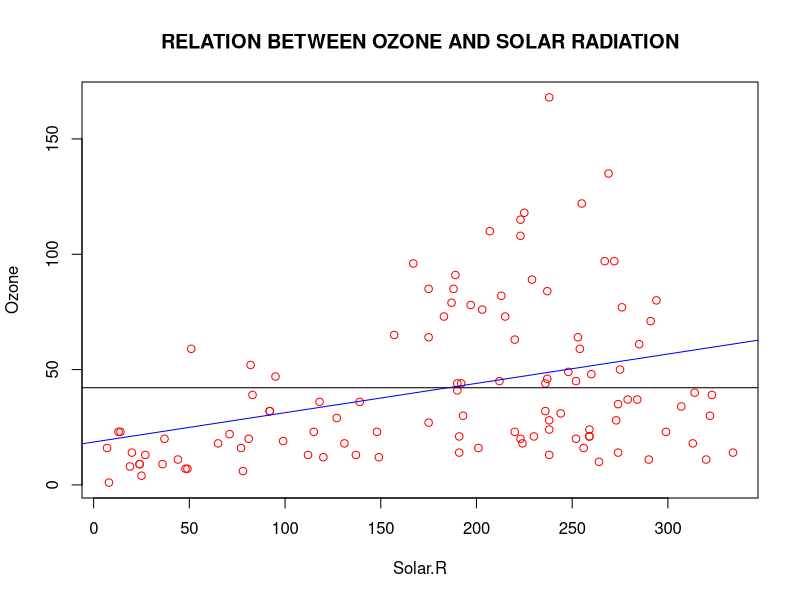
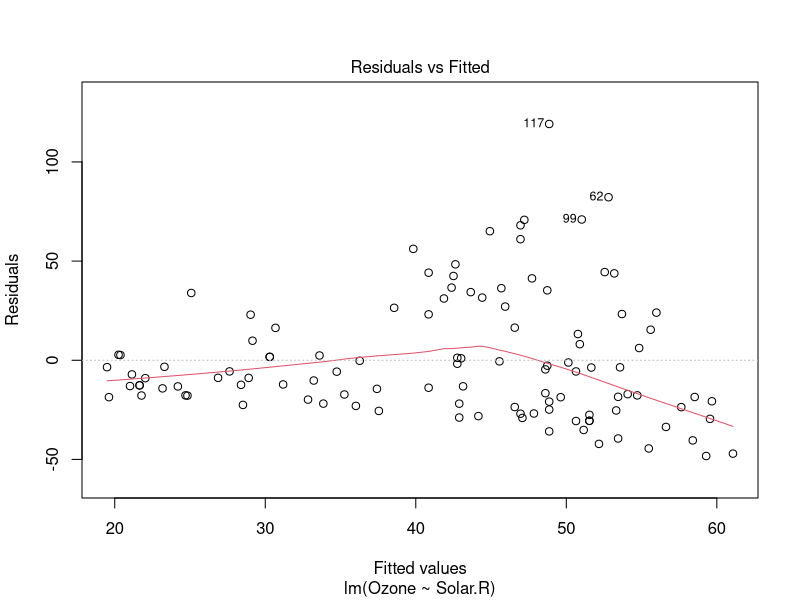
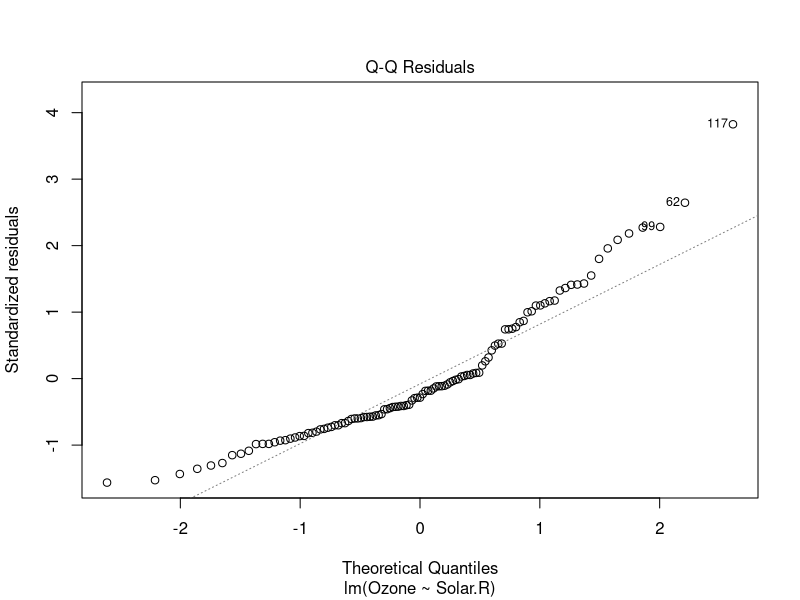
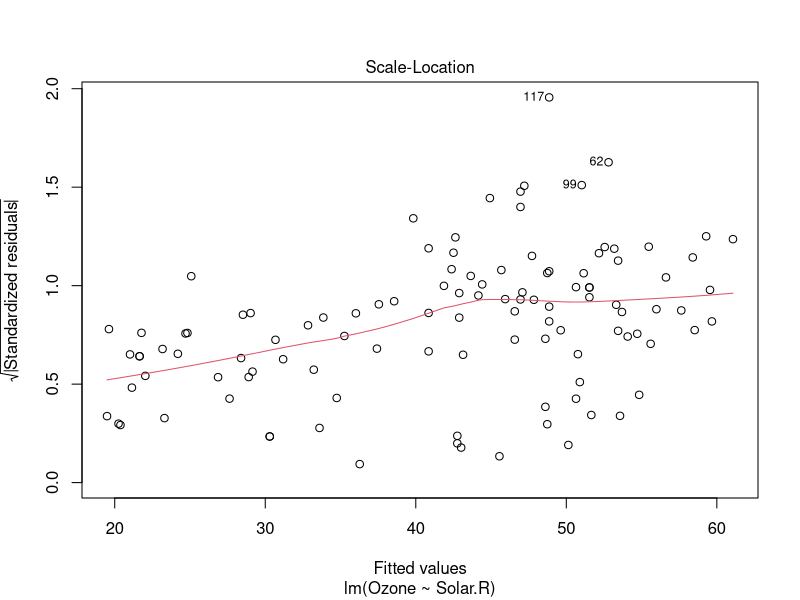
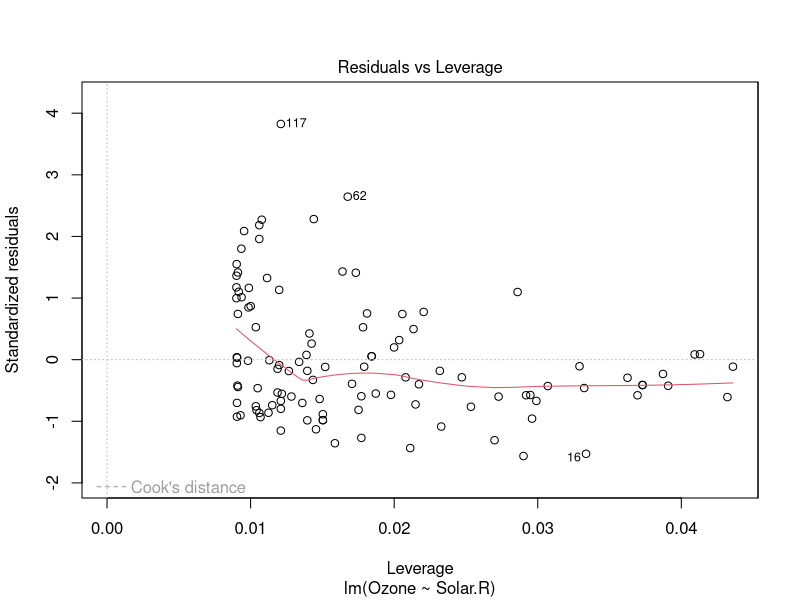
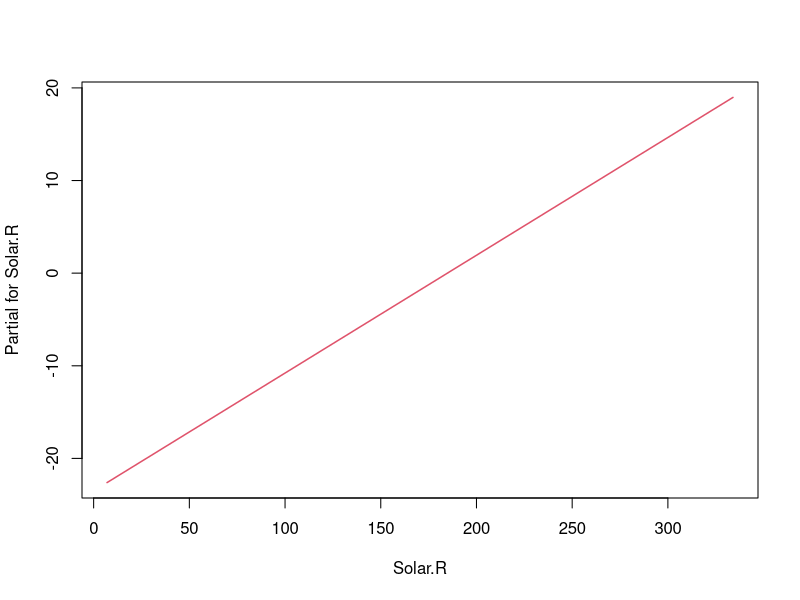

R code for these plots, in order:
#LINEAR REGRESSION MODEL USING THE AIRQUALITY DATASET.

# TO FIND THE INBUILT R DATASET.
data()   
# CALLING THE DATASET INTO ENVIRONMENT. 
data("airquality")
# CHECKING THE CALLED DATASET.
data
# DISPLAYING THE DATASET.
View(airquality)
# TO  CHECK THE NAMES OF THE VARIABLE PRESENT IN THE DATASET.
names(airquality) 
# PLOTTING THE RELATIONSHIP BETWEEN VARIABLES OZONE AND SOLAR RADIATION.
plot(Ozone~Solar.R,data = airquality,col ='RED',
     main='RELATION BETWEEN OZONE AND SOLAR RADIATION') 
# THERE ARE NA's(MISSING VALUES) PRESENT IN THE DATASET.
airquality$Ozone
# REMOVING THE NA's FROM THE DATASET
mean(airquality$Ozone,na.rm =T)
?rm
# mean.ozone has set with na's removed.
mean.ozone=mean(airquality$Ozone,na.rm =T)
# drawing the horizontal line through the ozone 
abline(h=mean.ozone)
# use lm(linear model) command to fit a regression line through data.
model1<-lm(Ozone~Solar.R,data=airquality)
model1
abline(model1,col='blue')
plot(model1)
termplot(model1)
summary(model1)

